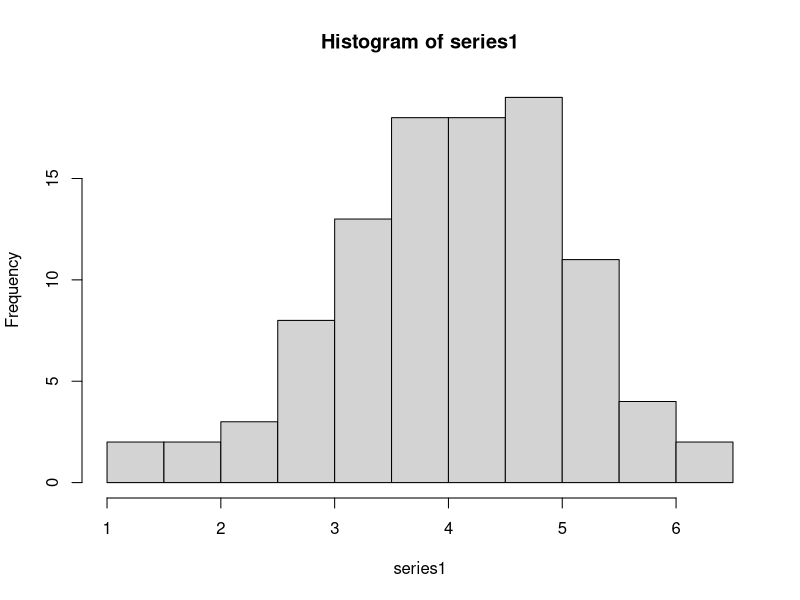
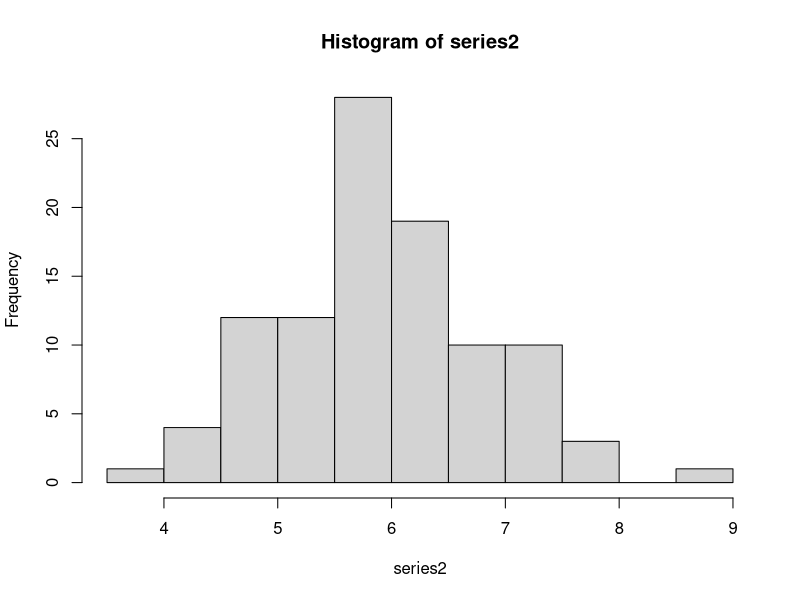
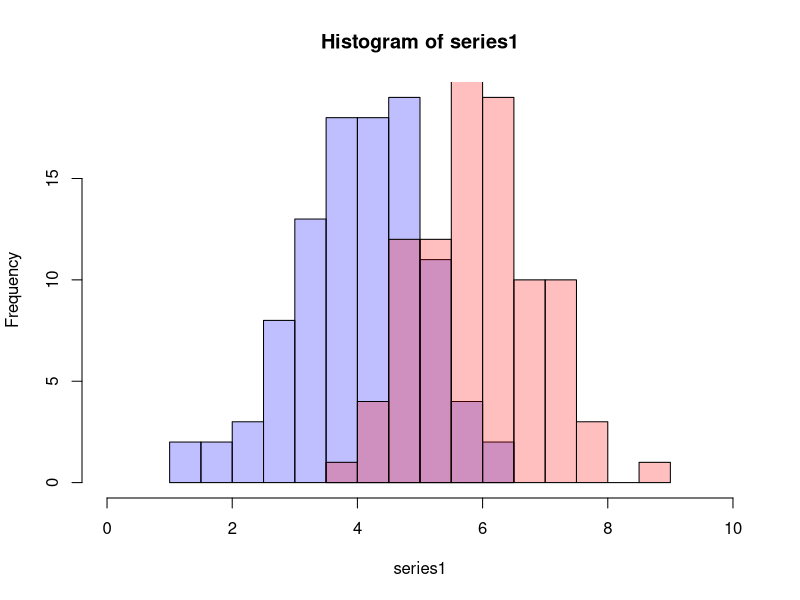
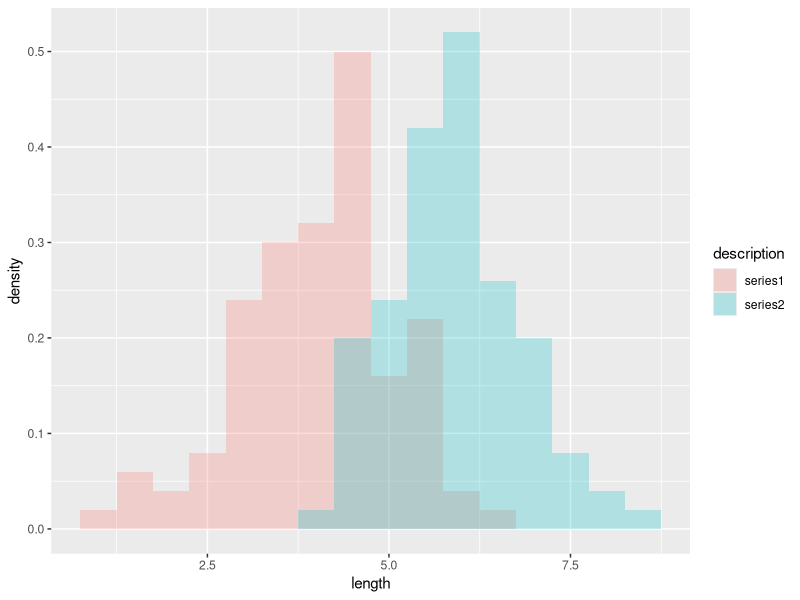

These figures' R source, in order:
rm(list=ls()) 

library(ggplot2)
library(gridExtra)


DemonstratePlotTwoHistogramsOverEachOtherUsingPlot <- function() {
  # Using plot
  # Adapted from http://stackoverflow.com/questions/3541713/how-to-plot-two-histograms-together-in-r
  set.seed(42)
  series1 <- rnorm(n = 100, mean = 4, sd = 1)
  series2 <- rnorm(n = 100, mean = 6, sd = 1)
  p1 <- hist(series1)
  p2 <- hist(series2)
  
  
  plot( p1, col=rgb(0,0,1,1/4), xlim=c(0,10))
  plot( p2, col=rgb(1,0,0,1/4), xlim=c(0,10), add=T)
  
  png(filename="~/PlotTwoHistogramsOverEachOther1.png")
  plot( p1, col=rgb(0,0,1,1/4), xlim=c(0,10))
  plot( p2, col=rgb(1,0,0,1/4), xlim=c(0,10), add=T)
  dev.off()
}

DemonstratePlotTwoHistogramsOverEachOtherUsingGgplot <- function() {

  set.seed(42)
  series1 <- rnorm(n = 100, mean = 4, sd = 1)
  series2 <- rnorm(n = 100, mean = 6, sd = 1)
  data1 <- data.frame(length = series1)
  data2 <- data.frame(length = series2)
  
  data1$description <- 'series1'
  data2$description <- 'series2'
  
  data <- rbind(data1,data2)
  
  myplot <- ggplot(
    data, 
    aes(length, fill = description)) + geom_histogram(alpha = 0.25,aes(y = ..density..), 
    position = 'identity', 
    binwidth = 0.5
  )
  grid.arrange(myplot)
  ggsave("~/PlotTwoHistogramsOverEachOther2.png")
}

DemonstratePlotTwoHistogramsOverEachOtherUsingPlot()
DemonstratePlotTwoHistogramsOverEachOtherUsingGgplot()
